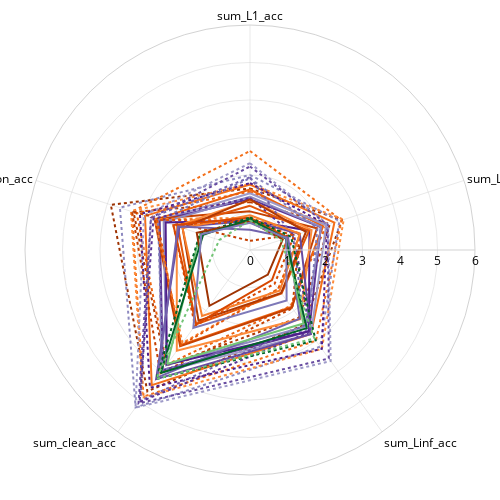

Source (notebook cell):
### Code cell
from matplotlib import cm
from matplotlib.colors import to_hex
import re


import pandas as pd
import numpy as np
import plotly.graph_objects as go
import plotly.express as px


import pandas as pd

df1 = grouped_df.copy()

metrics_to_sum = ["L1_acc", "L2_acc", "Linf_acc", "clean_acc", "common_acc"]

for metric in metrics_to_sum:
    metric_cols = [col for col in df1.columns if col[1] == metric]
    df1[f'sum_{metric}'] = df1[metric_cols].sum(axis=1)

df_per_row_sums = df1[[f'sum_{m}' for m in metrics_to_sum]]

df_per_row_sums.columns = df_per_row_sums.columns.get_level_values(0)

df_per_row_sums.columns.name = 'metric'

df_per_row_sums


# Your model type mapping
model_type_map = {
    'convnext_base': "fully convolutional",
    'convnext_tiny': "fully convolutional",
    'deit_small': "fully attention",
    'vit_base': "fully attention",
    'vit_small': "fully attention",
    'resnet50': "fully convolutional",
    'eva02_base': "fully attention",
    'eva02_tiny': "fully attention",
    'swin_base': "fully attention",
    'swin_tiny': "fully attention",
    'coatnet_0': "hybrid",
    'coatnet_2': "hybrid",
    'regnetx_004': "fully convolutional",
    'efficientnet-b0': "fully convolutional", 
    'deit_tiny': "fully attention",
    'mobilevit-small': "hybrid",
    'mobilenetv3': "fully convolutional",
    'edgenext_small': "fully convolutional",
    'coat_tiny': "hybrid",
}

# Colormap for each model type
type_to_cmap = {
    'fully convolutional': cm.Purples,     # deep violet → lavender
    'fully attention': cm.Oranges,         # strong orange → light peach
    'hybrid': cm.Greens                    # forest → mint
}

# Extract base backbone name from full backbone string
def extract_base_name(backbone_name):
    for base in model_type_map:
        if base in backbone_name:
            return base
    return 'unknown'

# Get all unique backbones
backbones = sorted(set(backbone for backbone, _, _, _ in df_per_row_sums.index))

# Map backbones to model type
backbone_model_type = {b: model_type_map.get(extract_base_name(b), 'unknown') for b in backbones}

# Assign gradient color per backbone based on model type
color_map = {}
for model_type in ['fully convolutional', 'fully attention', 'hybrid']:
    bks = [bk for bk in backbones if backbone_model_type[bk] == model_type]
    n = len(bks)
    for i, bk in enumerate(bks):
        start, end = 0.5, 0.9  # avoid very light or very dark edges
        position = start + (end - start) * (i / max(n - 1, 1))
        color = to_hex(type_to_cmap[model_type](position))
        color_map[bk] = color


# Define metrics
metrics = ['sum_L1_acc', 'sum_L2_acc', 'sum_Linf_acc', 'sum_clean_acc', 'sum_common_acc']

# Create a list of unique backbones (regardless of loss)
unique_backbones = sorted(set(backbone for backbone, _, _, _ in df_per_row_sums.index))

# # Assign a unique color to each backbone
# color_palette = px.colors.qualitative.Plotly
# color_map = dict(zip(unique_backbones, color_palette * (len(unique_backbones) // len(color_palette) + 1)))

# Define line styles per loss function
line_styles = {
    'CLASSIC_AT': 'solid',
    'TRADES_v2': 'dot'
}

# Create the radar plot

from plotly.colors import qualitative
color_palette = qualitative.Bold

# Get unique backbones
unique_backbones = sorted(set(backbone for backbone, _, _, _ in df_per_row_sums.index))

# Assign colors per backbone
# color_map = dict(zip(unique_backbones, color_palette * (len(unique_backbones) // len(color_palette) + 1)))

fig = go.Figure()

for (backbone, loss, _, _), row in df_per_row_sums.iterrows():
    fig.add_trace(go.Scatterpolar(
        r=row.tolist() + [row.tolist()[0]],  # Close the loop
        theta=metrics + [metrics[0]],
        mode='lines',
        name=f"{backbone} ({loss})",
        line=dict(
            width=2,
            color=color_map[backbone],
            dash=line_styles.get(loss, 'solid')
        )
    ))

fig.update_layout(
    width=500, 
    height=500,
    paper_bgcolor='white',
    plot_bgcolor='white',
    polar=dict(
        radialaxis=dict(
            visible=True,
            range=[0, 6],
            showline=True,
            linewidth=1,
            linecolor="lightgrey",
            gridcolor="lightgrey",
            gridwidth=0.5,
        ),
        angularaxis=dict(
            direction="clockwise",
            showline=True,
            linewidth=1,
            linecolor="lightgrey",
            gridcolor="lightgrey",
            gridwidth=0.5,
        ),
        bgcolor='white'
    ),
    legend=dict(
        x=0,
        y=1.0,
        xanchor='left',
        yanchor='top',
        bgcolor='rgba(255,255,255,0.9)',
        bordercolor='lightgrey',
        borderwidth=1,
        font=dict(size=11),
    ),
    showlegend=False,
    font=dict(color='black'),
    margin=dict(l=25, r=25, t=25, b=25)  # <<< reduced margins
)

fig.show()

fig.write_image("./radar_plot_{}_{}.png".format(size, pn2), scale=3  )                # upscale for higher DPI (1 = default)

### Figure 1 — Plotly figure (JSON) as saved in the notebook; plotly's stock layout.template omitted (floating-point values rounded to 4 significant figures)
{"data": [{"line": {"color": "#9e3303", "dash": "dot", "width": 2}, "mode": "lines", "name": "vit_base_patch16_clip_224.laion2b_ft_in1k (TRADES_v2)", "r": [1.642, 2.576, 2.463, 4.657, 3.902, 1.642], "theta": ["sum_L1_acc", "sum_L2_acc", "sum_Linf_acc", "sum_clean_acc", "sum_common_acc", "sum_L1_acc"], "type": "scatterpolar"}, {"line": {"color": "#8e8ac0", "dash": "dot", "width": 2}, "mode": "lines", "name": "CLIP-convnext_base_w-laion_aesthetic-s13B-b82K (TRADES_v2)", "r": [2.003, 2.505, 3.186, 5.189, 3.647, 2.003], "theta": ["sum_L1_acc", "sum_L2_acc", "sum_Linf_acc", "sum_clean_acc", "sum_common_acc", "sum_L1_acc"], "type": "scatterpolar"}, {"line": {"color": "#f3701b", "dash": "dot", "width": 2}, "mode": "lines", "name": "swin_base_patch4_window7_224.ms_in22k_ft_in1k (TRADES_v2)", "r": [2.64, 2.566, 2.991, 4.831, 3.308, 2.64], "theta": ["sum_L1_acc", "sum_L2_acc", "sum_Linf_acc", "sum_clean_acc", "sum_common_acc", "sum_L1_acc"], "type": "scatterpolar"}, {"line": {"color": "#fd8c3b", "dash": "dot", "width": 2}, "mode": "lines", "name": "eva02_base_patch14_224.mim_in22k (TRADES_v2)", "r": [1.762, 2.627, 3.261, 4.865, 3.338, 1.762], "theta": ["sum_L1_acc", "sum_L2_acc", "sum_Linf_acc", "sum_clean_acc", "sum_common_acc", "sum_L1_acc"], "type": "scatterpolar"}, {"line": {"color": "#b03903", "dash": "dot", "width": 2}, "mode": "lines", "name": "vit_base_patch16_clip_224.laion2b (TRADES_v2)", "r": [1.281, 2.239, 2.226, 3.819, 3.267, 1.281], "theta": ["sum_L1_acc", "sum_L2_acc", "sum_Linf_acc", "sum_clean_acc", "sum_common_acc", "sum_L1_acc"], "type": "scatterpolar"}, {"line": {"color": "#f3701b", "dash": "solid", "width": 2}, "mode": "lines", "name": "swin_base_patch4_window7_224.ms_in22k_ft_in1k (CLASSIC_AT)", "r": [1.744, 2.366, 2.767, 4.458, 2.943, 1.744], "theta": ["sum_L1_acc", "sum_L2_acc", "sum_Linf_acc", "sum_clean_acc", "sum_common_acc", "sum_L1_acc"], "type": "scatterpolar"}, {"line": {"color": "#ec620f", "dash": "dot", "width": 2}, "mode": "lines", "name": "vit_base_patch16_224.augreg_in1k (TRADES_v2)", "r": [1.554, 2.141, 1.844, 3.782, 3.176, 1.554], "theta": ["sum_L1_acc", "sum_L2_acc", "sum_Linf_acc", "sum_clean_acc", "sum_common_acc", "sum_L1_acc"], "type": "scatterpolar"}, {"line": {"color": "#4f1f8b", "dash": "dot", "width": 2}, "mode": "lines", "name": "robust_convnext_base (TRADES_v2)", "r": [1.785, 2.16, 3.257, 4.541, 3.086, 1.785], "theta": ["sum_L1_acc", "sum_L2_acc", "sum_Linf_acc", "sum_clean_acc", "sum_common_acc", "sum_L1_acc"], "type": "scatterpolar"}, {"line": {"color": "#9e9ac8", "dash": "dot", "width": 2}, "mode": "lines", "name": "CLIP-convnext_base_w-laion2B-s13B-b82K (TRADES_v2)", "r": [2.315, 2.193, 3.66, 5.194, 2.973, 2.315], "theta": ["sum_L1_acc", "sum_L2_acc", "sum_Linf_acc", "sum_clean_acc", "sum_common_acc", "sum_L1_acc"], "type": "scatterpolar"}, {"line": {"color": "#674ba0", "dash": "dot", "width": 2}, "mode": "lines", "name": "convnext_base.fb_in22k (TRADES_v2)", "r": [2.226, 2.18, 3.576, 5.058, 2.778, 2.226], "theta": ["sum_L1_acc", "sum_L2_acc", "sum_Linf_acc", "sum_clean_acc", "sum_common_acc", "sum_L1_acc"], "type": "scatterpolar"}, {"line": {"color": "#ec620f", "dash": "solid", "width": 2}, "mode": "lines", "name": "vit_base_patch16_224.augreg_in1k (CLASSIC_AT)", "r": [1.613, 2.051, 1.874, 3.128, 2.641, 1.613], "theta": ["sum_L1_acc", "sum_L2_acc", "sum_Linf_acc", "sum_clean_acc", "sum_common_acc", "sum_L1_acc"], "type": "scatterpolar"}, {"line": {"color": "#9e9ac8", "dash": "solid", "width": 2}, "mode": "lines", "name": "CLIP-convnext_base_w-laion2B-s13B-b82K (CLASSIC_AT)", "r": [1.512, 2.137, 2.767, 4.016, 2.55, 1.512], "theta": ["sum_L1_acc", "sum_L2_acc", "sum_Linf_acc", "sum_clean_acc", "sum_common_acc", "sum_L1_acc"], "type": "scatterpolar"}, {"line": {"color": "#c54102", "dash": "dot", "width": 2}, "mode": "lines", "name": "vit_base_patch16_224.mae (TRADES_v2)", "r": [0.244, 1.385, 1.923, 4.062, 3.309, 0.244], "theta": ["sum_L1_acc", "sum_L2_acc", "sum_Linf_acc", "sum_clean_acc", "sum_common_acc", "sum_L1_acc"], "type": "scatterpolar"}, {"line": {"color": "#5b3495", "dash": "solid", "width": 2}, "mode": "lines", "name": "convnext_base.fb_in22k_ft_in1k (CLASSIC_AT)", "r": [1.358, 1.986, 2.681, 3.951, 2.533, 1.358], "theta": ["sum_L1_acc", "sum_L2_acc", "sum_Linf_acc", "sum_clean_acc", "sum_common_acc", "sum_L1_acc"], "type": "scatterpolar"}, {"line": {"color": "#c54102", "dash": "solid", "width": 2}, "mode": "lines", "name": "vit_base_patch16_224.mae (CLASSIC_AT)", "r": [1.03, 1.877, 1.9, 3.168, 2.677, 1.03], "theta": ["sum_L1_acc", "sum_L2_acc", "sum_Linf_acc", "sum_clean_acc", "sum_common_acc", "sum_L1_acc"], "type": "scatterpolar"}, {"line": {"color": "#8e8ac0", "dash": "solid", "width": 2}, "mode": "lines", "name": "CLIP-convnext_base_w-laion_aesthetic-s13B-b82K (CLASSIC_AT)", "r": [1.421, 1.994, 2.519, 3.797, 2.421, 1.421], "theta": ["sum_L1_acc", "sum_L2_acc", "sum_Linf_acc", "sum_clean_acc", "sum_common_acc", "sum_L1_acc"], "type": "scatterpolar"}, {"line": {"color": "#7e79b8", "dash": "dot", "width": 2}, "mode": "lines", "name": "convnext_base.clip_laion2b_augreg_ft_in12k_in1k (TRADES_v2)", "r": [1.911, 1.892, 2.621, 3.952, 2.578, 1.911], "theta": ["sum_L1_acc", "sum_L2_acc", "sum_Linf_acc", "sum_clean_acc", "sum_common_acc", "sum_L1_acc"], "type": "scatterpolar"}, {"line": {"color": "#4f1f8b", "dash": "solid", "width": 2}, "mode": "lines", "name": "robust_convnext_base (CLASSIC_AT)", "r": [0.7858, 1.666, 2.674, 3.772, 2.366, 0.7858], "theta": ["sum_L1_acc", "sum_L2_acc", "sum_Linf_acc", "sum_clean_acc", "sum_common_acc", "sum_L1_acc"], "type": "scatterpolar"}, {"line": {"color": "#f87f2c", "dash": "dot", "width": 2}, "mode": "lines", "name": "robust_vit_base_patch16_224 (TRADES_v2)", "r": [0.857, 1.414, 1.282, 3.062, 2.669, 0.857], "theta": ["sum_L1_acc", "sum_L2_acc", "sum_Linf_acc", "sum_clean_acc", "sum_common_acc", "sum_L1_acc"], "type": "scatterpolar"}, {"line": {"color": "#e25508", "dash": "dot", "width": 2}, "mode": "lines", "name": "vit_base_patch16_224.augreg_in21k (TRADES_v2)", "r": [0.7806, 1.406, 1.281, 3.135, 2.603, 0.7806], "theta": ["sum_L1_acc", "sum_L2_acc", "sum_Linf_acc", "sum_clean_acc", "sum_common_acc", "sum_L1_acc"], "type": "scatterpolar"}, {"line": {"color": "#fd8c3b", "dash": "solid", "width": 2}, "mode": "lines", "name": "eva02_base_patch14_224.mim_in22k (CLASSIC_AT)", "r": [1.328, 1.727, 2.277, 3.319, 2.055, 1.328], "theta": ["sum_L1_acc", "sum_L2_acc", "sum_Linf_acc", "sum_clean_acc", "sum_common_acc", "sum_L1_acc"], "type": "scatterpolar"}, {"line": {"color": "#7262ac", "dash": "dot", "width": 2}, "mode": "lines", "name": "convnext_base.fb_in1k (TRADES_v2)", "r": [1.941, 1.205, 2.473, 4.971, 2.775, 1.941], "theta": ["sum_L1_acc", "sum_L2_acc", "sum_Linf_acc", "sum_clean_acc", "sum_common_acc", "sum_L1_acc"], "type": "scatterpolar"}, {"line": {"color": "#5b3495", "dash": "dot", "width": 2}, "mode": "lines", "name": "convnext_base.fb_in22k_ft_in1k (TRADES_v2)", "r": [1.389, 1.239, 2.707, 5.011, 2.707, 1.389], "theta": ["sum_L1_acc", "sum_L2_acc", "sum_Linf_acc", "sum_clean_acc", "sum_common_acc", "sum_L1_acc"], "type": "scatterpolar"}, {"line": {"color": "#e25508", "dash": "solid", "width": 2}, "mode": "lines", "name": "vit_base_patch16_224.augreg_in21k (CLASSIC_AT)", "r": [1.178, 1.652, 1.432, 2.456, 2.025, 1.178], "theta": ["sum_L1_acc", "sum_L2_acc", "sum_Linf_acc", "sum_clean_acc", "sum_common_acc", "sum_L1_acc"], "type": "scatterpolar"}, {"line": {"color": "#b03903", "dash": "solid", "width": 2}, "mode": "lines", "name": "vit_base_patch16_clip_224.laion2b (CLASSIC_AT)", "r": [1.35, 1.568, 1.413, 2.333, 1.89, 1.35], "theta": ["sum_L1_acc", "sum_L2_acc", "sum_Linf_acc", "sum_clean_acc", "sum_common_acc", "sum_L1_acc"], "type": "scatterpolar"}, {"line": {"color": "#674ba0", "dash": "solid", "width": 2}, "mode": "lines", "name": "convnext_base.fb_in22k (CLASSIC_AT)", "r": [0.7792, 1.397, 2.766, 4.259, 1.979, 0.7792], "theta": ["sum_L1_acc", "sum_L2_acc", "sum_Linf_acc", "sum_clean_acc", "sum_common_acc", "sum_L1_acc"], "type": "scatterpolar"}, {"line": {"color": "#d84801", "dash": "dot", "width": 2}, "mode": "lines", "name": "vit_base_patch16_224.augreg_in21k_ft_in1k (TRADES_v2)", "r": [0.7693, 1.237, 1.115, 2.496, 2.149, 0.7693], "theta": ["sum_L1_acc", "sum_L2_acc", "sum_Linf_acc", "sum_clean_acc", "sum_common_acc", "sum_L1_acc"], "type": "scatterpolar"}, {"line": {"color": "#f87f2c", "dash": "solid", "width": 2}, "mode": "lines", "name": "robust_vit_base_patch16_224 (CLASSIC_AT)", "r": [0.9259, 1.401, 1.344, 2.175, 1.892, 0.9259], "theta": ["sum_L1_acc", "sum_L2_acc", "sum_Linf_acc", "sum_clean_acc", "sum_common_acc", "sum_L1_acc"], "type": "scatterpolar"}, {"line": {"color": "#d84801", "dash": "solid", "width": 2}, "mode": "lines", "name": "vit_base_patch16_224.augreg_in21k_ft_in1k (CLASSIC_AT)", "r": [0.8602, 1.066, 0.9945, 2.444, 2.149, 0.8602], "theta": ["sum_L1_acc", "sum_L2_acc", "sum_Linf_acc", "sum_clean_acc", "sum_common_acc", "sum_L1_acc"], "type": "scatterpolar"}, {"line": {"color": "#7262ac", "dash": "solid", "width": 2}, "mode": "lines", "name": "convnext_base.fb_in1k (CLASSIC_AT)", "r": [0.5393, 1.069, 2.26, 4.201, 2.018, 0.5393], "theta": ["sum_L1_acc", "sum_L2_acc", "sum_Linf_acc", "sum_clean_acc", "sum_common_acc", "sum_L1_acc"], "type": "scatterpolar"}, {"line": {"color": "#73c476", "dash": "solid", "width": 2}, "mode": "lines", "name": "coatnet_2_rw_224.sw_in12k (CLASSIC_AT)", "r": [0.7732, 1.003, 2.425, 3.758, 1.395, 0.7732], "theta": ["sum_L1_acc", "sum_L2_acc", "sum_Linf_acc", "sum_clean_acc", "sum_common_acc", "sum_L1_acc"], "type": "scatterpolar"}, {"line": {"color": "#006428", "dash": "dot", "width": 2}, "mode": "lines", "name": "coatnet_2_rw_224.sw_in12k_ft_in1k (TRADES_v2)", "r": [0.867, 1.149, 2.979, 4.252, 1.405, 0.867], "theta": ["sum_L1_acc", "sum_L2_acc", "sum_Linf_acc", "sum_clean_acc", "sum_common_acc", "sum_L1_acc"], "type": "scatterpolar"}, {"line": {"color": "#9e3303", "dash": "solid", "width": 2}, "mode": "lines", "name": "vit_base_patch16_clip_224.laion2b_ft_in1k (CLASSIC_AT)", "r": [0.76, 0.918, 0.8101, 1.839, 1.493, 0.76], "theta": ["sum_L1_acc", "sum_L2_acc", "sum_Linf_acc", "sum_clean_acc", "sum_common_acc", "sum_L1_acc"], "type": "scatterpolar"}, {"line": {"color": "#006428", "dash": "solid", "width": 2}, "mode": "lines", "name": "coatnet_2_rw_224.sw_in12k_ft_in1k (CLASSIC_AT)", "r": [0.824, 1.001, 2.575, 4.053, 1.313, 0.824], "theta": ["sum_L1_acc", "sum_L2_acc", "sum_Linf_acc", "sum_clean_acc", "sum_common_acc", "sum_L1_acc"], "type": "scatterpolar"}, {"line": {"color": "#7e79b8", "dash": "solid", "width": 2}, "mode": "lines", "name": "convnext_base.clip_laion2b_augreg_ft_in12k_in1k (CLASSIC_AT)", "r": [0.726, 1.018, 1.661, 2.571, 1.365, 0.726], "theta": ["sum_L1_acc", "sum_L2_acc", "sum_Linf_acc", "sum_clean_acc", "sum_common_acc", "sum_L1_acc"], "type": "scatterpolar"}, {"line": {"color": "#73c476", "dash": "dot", "width": 2}, "mode": "lines", "name": "coatnet_2_rw_224.sw_in12k (TRADES_v2)", "r": [0.7929, 0.8667, 2.917, 4.251, 0.8619, 0.7929], "theta": ["sum_L1_acc", "sum_L2_acc", "sum_Linf_acc", "sum_clean_acc", "sum_common_acc", "sum_L1_acc"], "type": "scatterpolar"}], "layout": {"font": {"color": "black"}, "height": 500, "legend": {"bgcolor": "rgba(255,255,255,0.9)", "bordercolor": "lightgrey", "borderwidth": 1, "font": {"size": 11}, "x": 0, "xanchor": "left", "y": 1, "yanchor": "top"}, "margin": {"b": 25, "l": 25, "r": 25, "t": 25}, "paper_bgcolor": "white", "plot_bgcolor": "white", "polar": {"angularaxis": {"direction": "clockwise", "gridcolor": "lightgrey", "gridwidth": 0.5, "linecolor": "lightgrey", "linewidth": 1, "showline": true}, "bgcolor": "white", "radialaxis": {"gridcolor": "lightgrey", "gridwidth": 0.5, "linecolor": "lightgrey", "linewidth": 1, "range": [0, 6], "showline": true, "visible": true}}, "showlegend": false, "width": 500}}
